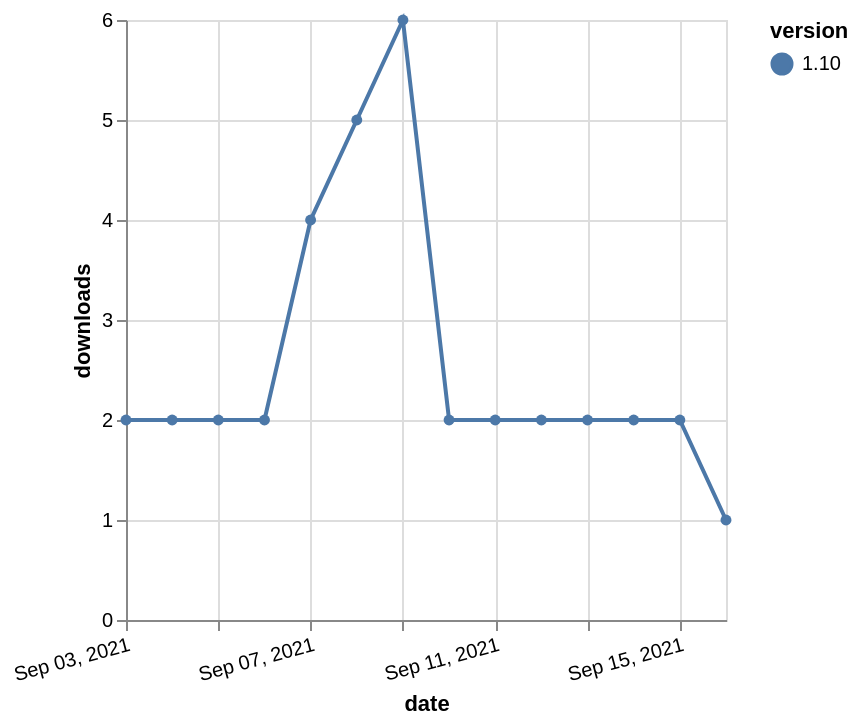

Write the Vega-Lite specification saved for this chart.
### Vega-Lite specification from a JSON file in a GitHub repository (floating-point values rounded to 4 significant figures)
{"$schema": "https://vega.github.io/schema/vega-lite/v5.json", "description": "A simple bar chart with embedded data.", "data": {"values": [{"date": "2021-09-03", "total": 2393, "delta": 2, "version": "1.10"}, {"date": "2021-09-04", "total": 2395, "delta": 2, "version": "1.10"}, {"date": "2021-09-05", "total": 2397, "delta": 2, "version": "1.10"}, {"date": "2021-09-06", "total": 2399, "delta": 2, "version": "1.10"}, {"date": "2021-09-07", "total": 2403, "delta": 4, "version": "1.10"}, {"date": "2021-09-08", "total": 2408, "delta": 5, "version": "1.10"}, {"date": "2021-09-09", "total": 2414, "delta": 6, "version": "1.10"}, {"date": "2021-09-10", "total": 2416, "delta": 2, "version": "1.10"}, {"date": "2021-09-11", "total": 2418, "delta": 2, "version": "1.10"}, {"date": "2021-09-12", "total": 2420, "delta": 2, "version": "1.10"}, {"date": "2021-09-13", "total": 2422, "delta": 2, "version": "1.10"}, {"date": "2021-09-14", "total": 2424, "delta": 2, "version": "1.10"}, {"date": "2021-09-15", "total": 2426, "delta": 2, "version": "1.10"}, {"date": "2021-09-16", "total": 2427, "delta": 1, "version": "1.10"}]}, "width": "container", "mark": {"type": "line", "point": {"filled": true}}, "encoding": {"x": {"field": "date", "type": "temporal", "timeUnit": "yearmonthdate", "title": "date", "axis": {"labelAngle": -15}}, "y": {"field": "delta", "type": "quantitative", "title": "downloads"}, "color": {"field": "version", "type": "nominal"}, "tooltip": {"field": "delta"}}}
